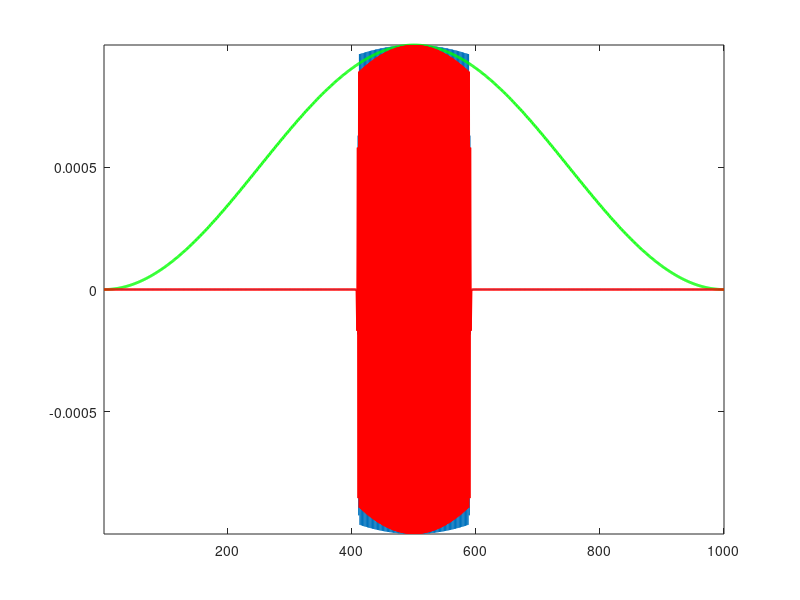
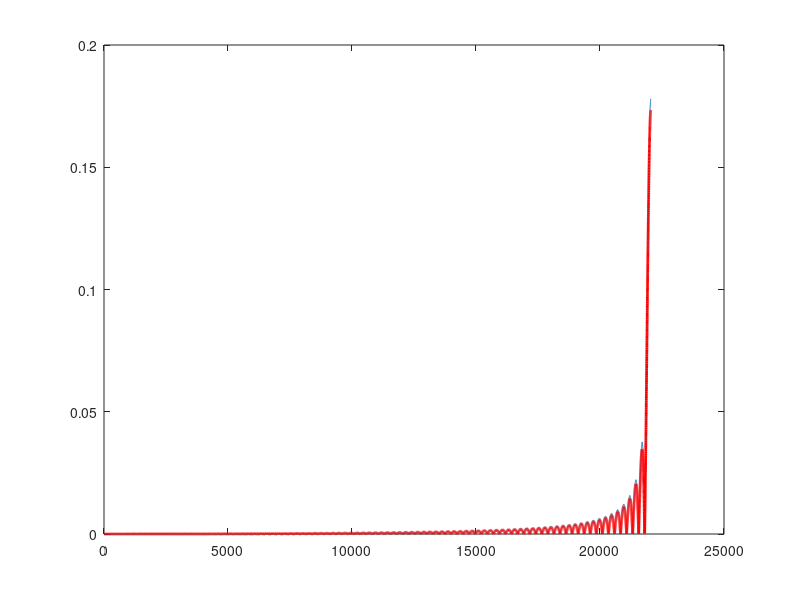

These figures' MATLAB source, in order:
clear 
clc

Fs = 44100;  % Sampling Frequency

N    = 1000;     % Order
Fc   = 4000;     % Cutoff Frequency
flag = 'scale';  % Sampling Flag

% Create the window vector for the design algorithm.
win = hann(N+1);

% Calculate the coefficients using the FIR1 function.
b  = fir1(N, Fc/(Fs/2), 'low', win, flag);

h = fftshift(real(ifft(b)));

figure(2); clf
plot(h)
axis([1 N+1 -inf inf])
hold on
pause

w_hanning = hanning(N+1)';
h_win = h.*w_hanning;
plot(w_hanning*max(abs(h)),'g','linewidth',2)
pause
plot(h_win,'r','linewidth',2)
pause

H_without_win = fft(h,Fs);
H_with_win = fft(h_win,Fs);

figure(3); clf
plot(abs(H_without_win(1:Fs/2)))
hold on
plot(abs(H_with_win(1:Fs/2)),'r','linewidth',2)
